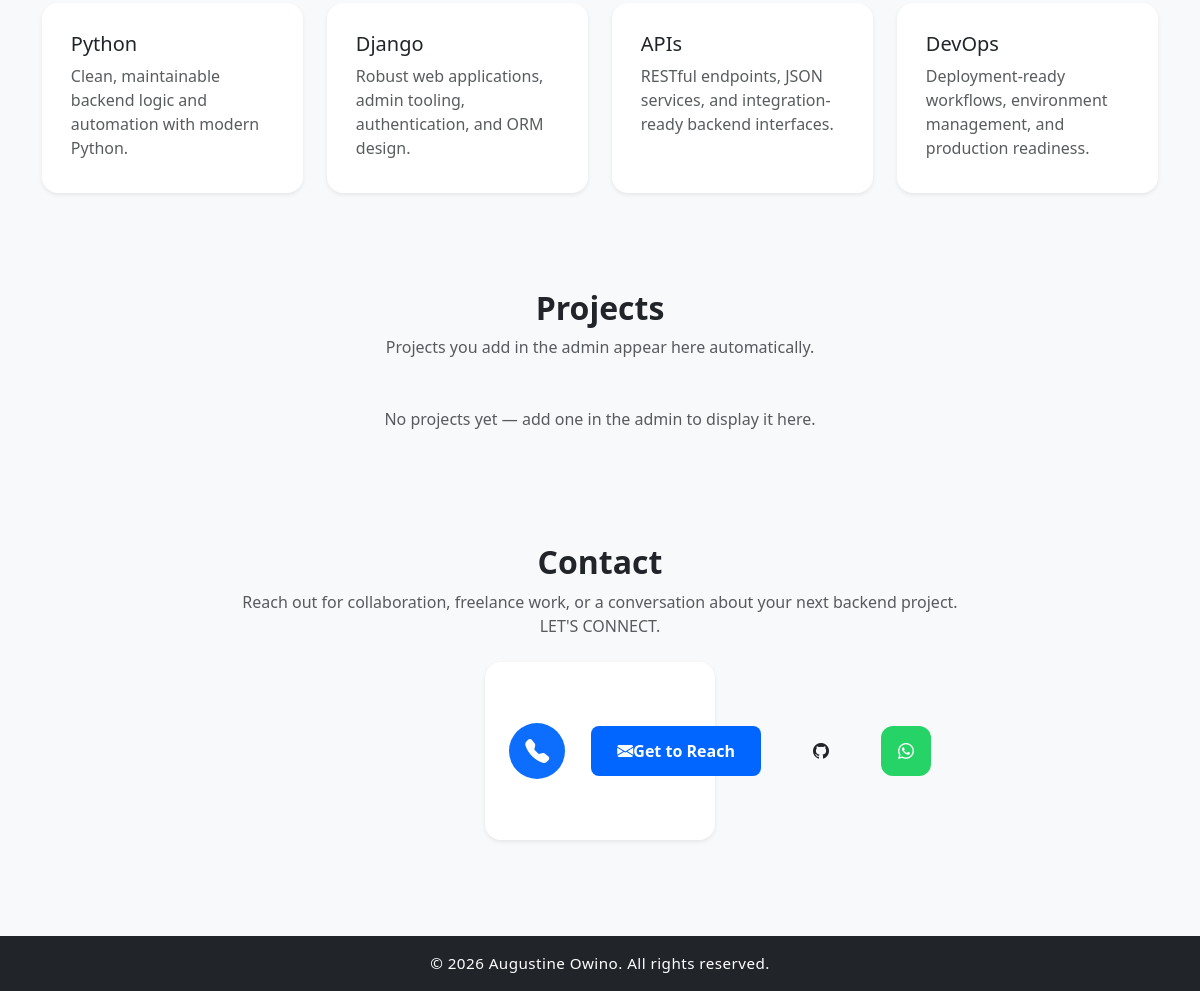
The app's page / (lower part), older data.
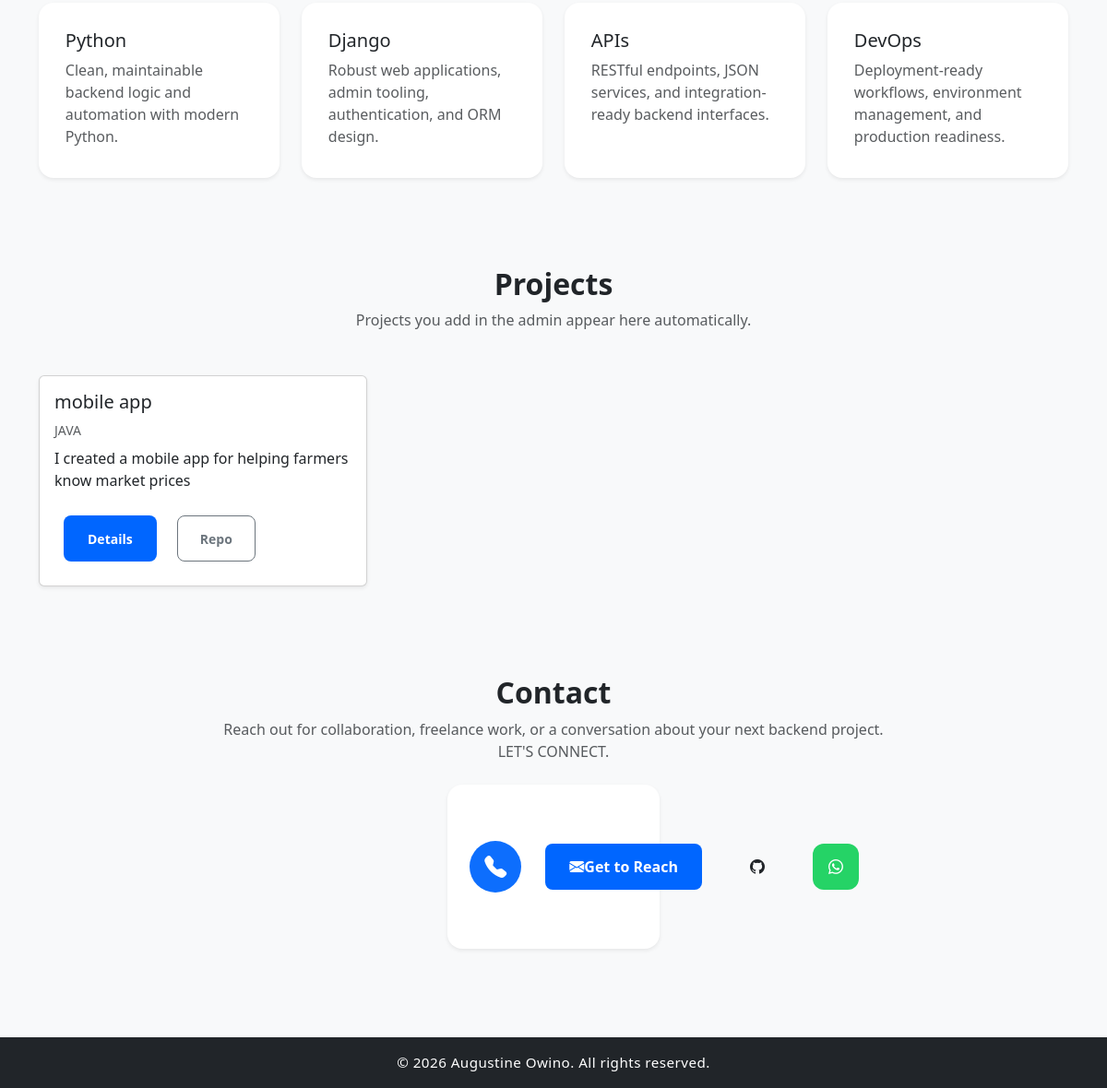
The same page, newer data.
### projects/models.py (models this page shows, shortened)
class Project(models.Model):
    title = models.CharField(max_length=100)
    description = models.TextField()
    technology = models.CharField(max_length=50) # e.g. "Django, Bootstrap"
    github_link = models.URLField(blank=True)

### projects/views.py (the view)
# urls.py: path('', views.portfolio_index, name='portfolio_index'),
def portfolio_index(request):
    projects = Project.objects.all()
    context = {
        'projects': projects
    }
    return render(request, 'projects/portfolio_index.html', context)

### projects/templates/projects/portfolio_index.html (shortened to what the changed rows need)
{% extends "projects/base.html" %}
{% load static %}
{% block content %}
<section id="projects" class="py-5">
    <div class="container">
        <div class="text-center mb-5">
            <h2 class="fw-bold">Projects</h2>
        </div>
        <div class="row g-4">
            {% for project in projects %}
            <div class="col-md-6 col-lg-4">
                <div class="card h-100 shadow-sm">
                    <div class="card-body d-flex flex-column">
                        <h5 class="card-title">{{ project.title }}</h5>
                        <p class="text-muted small mb-2">{{ project.technology }}</p>
                        <p class="card-text mb-3">{{ project.description|truncatechars:120 }}</p>
                        <div class="mt-auto">
                            <a href="{% url 'project_detail' project.pk %}" class="btn btn-primary btn-sm">Details</a>
                            {% if project.github_link %}
                            <a href="{{ project.github_link }}" target="_blank" class="btn btn-outline-secondary btn-sm ms-2">Repo</a>
                            {% endif %}
                        </div>
                    </div>
                </div>
            </div>
            {% empty %}
            <div class="col-12 text-center">
                <p class="text-muted">No projects yet — add one in the admin to display it here.</p>
            </div>
            {% endfor %}
        </div>
    </div>
</section>
<section id="contact" class="py-5">
    <div class="container">
        <div class="row justify-content-center">
            <div class="col-lg-8 text-center">
                <h2 class="fw-bold">Contact</h2>
            </div>
        </div>
    </div>
</section>
{% endblock content %}

Row changes from the older to the newer data that the page shows:
added Project: title "mobile app", technology "JAVA", description "I created a mobile app for helping farmers know market prices"
Text that changed along with them:
text no longer shown: "No projects yet — add one in the admin to display it here."
